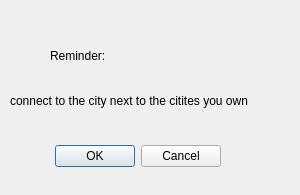
<?xml version="1.0" encoding="UTF-8"?>
<ui version="4.0">
 <class>NoWindow</class>
 <widget class="QDialog" name="NoWindow">
  <property name="geometry">
   <rect>
    <x>0</x>
    <y>0</y>
    <width>300</width>
    <height>195</height>
   </rect>
  </property>
  <property name="windowTitle">
   <string>Dialog</string>
  </property>
  <widget class="QDialogButtonBox" name="buttonBox">
   <property name="geometry">
    <rect>
     <x>-120</x>
     <y>140</y>
     <width>341</width>
     <height>32</height>
    </rect>
   </property>
   <property name="orientation">
    <enum>Qt::Horizontal</enum>
   </property>
   <property name="standardButtons">
    <set>QDialogButtonBox::Cancel|QDialogButtonBox::Ok</set>
   </property>
  </widget>
  <widget class="QLabel" name="label">
   <property name="geometry">
    <rect>
     <x>50</x>
     <y>10</y>
     <width>241</width>
     <height>91</height>
    </rect>
   </property>
   <property name="text">
    <string>Reminder:</string>
   </property>
  </widget>
  <widget class="QLabel" name="label_2">
   <property name="geometry">
    <rect>
     <x>10</x>
     <y>70</y>
     <width>351</width>
     <height>61</height>
    </rect>
   </property>
   <property name="text">
    <string>connect to the city next to the citites you own</string>
   </property>
  </widget>
 </widget>
 <resources/>
 <connections>
  <connection>
   <sender>buttonBox</sender>
   <signal>accepted()</signal>
   <receiver>NoWindow</receiver>
   <slot>accept()</slot>
   <hints>
    <hint type="sourcelabel">
     <x>248</x>
     <y>254</y>
    </hint>
    <hint type="destinationlabel">
     <x>157</x>
     <y>274</y>
    </hint>
   </hints>
  </connection>
  <connection>
   <sender>buttonBox</sender>
   <signal>rejected()</signal>
   <receiver>NoWindow</receiver>
   <slot>reject()</slot>
   <hints>
    <hint type="sourcelabel">
     <x>316</x>
     <y>260</y>
    </hint>
    <hint type="destinationlabel">
     <x>286</x>
     <y>274</y>
    </hint>
   </hints>
  </connection>
 </connections>
</ui>
